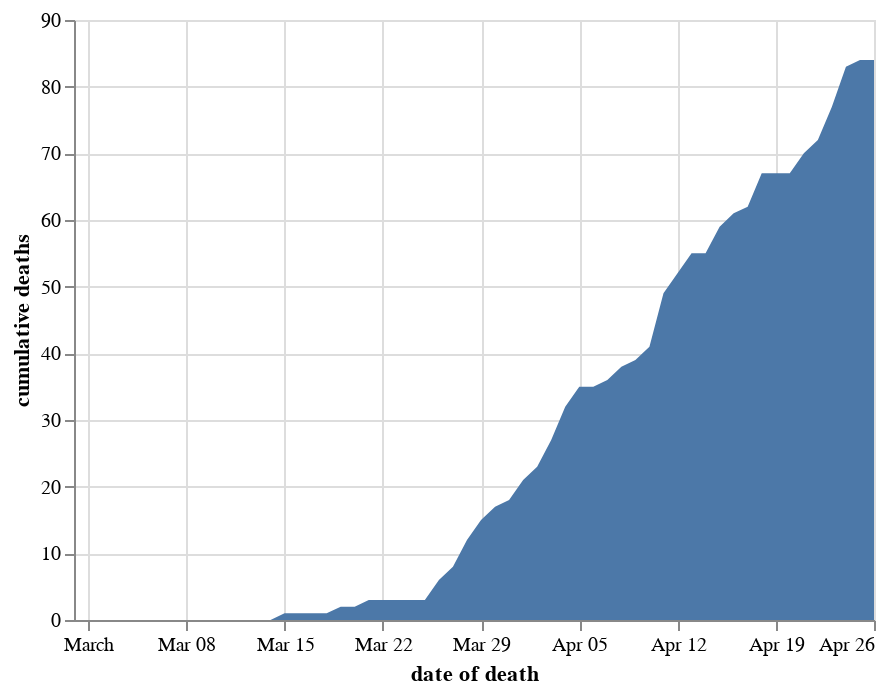

The notebook cell this image was saved under:
### Markdown cell above
### Cumulative

### Code cell
chart_dodds = chart_doddbt.copy()
chart_dodds = chart_dodds[chart_dodds.code.isin(trustcodes_shropshirestar)]
chart_dodds = chart_dodds.groupby(['date of death'], as_index=False)['cumulative deaths'].sum()
alt.Chart(chart_dodds).mark_area().encode(
    x='date of death',
    y='cumulative deaths'
)

### Figure 1 — Vega-Lite specification as saved in the notebook (floating-point values rounded to 4 significant figures)
{"config": {"view": {"continuousWidth": 400, "continuousHeight": 300}}, "data": {"name": "data-e60367220516525c0fdd2996c4f80108"}, "mark": "area", "encoding": {"x": {"type": "temporal", "field": "date of death"}, "y": {"type": "quantitative", "field": "cumulative deaths"}}, "$schema": "https://vega.github.io/schema/vega-lite/v4.8.1.json", "datasets": {"data-e60367220516525c0fdd2996c4f80108": [{"date of death": "2020-02-29T00:00:00", "cumulative deaths": 0}, {"date of death": "2020-03-01T00:00:00", "cumulative deaths": 0}, {"date of death": "2020-03-02T00:00:00", "cumulative deaths": 0}, {"date of death": "2020-03-03T00:00:00", "cumulative deaths": 0}, {"date of death": "2020-03-04T00:00:00", "cumulative deaths": 0}, {"date of death": "2020-03-05T00:00:00", "cumulative deaths": 0}, {"date of death": "2020-03-06T00:00:00", "cumulative deaths": 0}, {"date of death": "2020-03-07T00:00:00", "cumulative deaths": 0}, {"date of death": "2020-03-08T00:00:00", "cumulative deaths": 0}, {"date of death": "2020-03-09T00:00:00", "cumulative deaths": 0}, {"date of death": "2020-03-10T00:00:00", "cumulative deaths": 0}, {"date of death": "2020-03-11T00:00:00", "cumulative deaths": 0}, {"date of death": "2020-03-12T00:00:00", "cumulative deaths": 0}, {"date of death": "2020-03-13T00:00:00", "cumulative deaths": 0}, {"date of death": "2020-03-14T00:00:00", "cumulative deaths": 0}, {"date of death": "2020-03-15T00:00:00", "cumulative deaths": 1}, {"date of death": "2020-03-16T00:00:00", "cumulative deaths": 1}, {"date of death": "2020-03-17T00:00:00", "cumulative deaths": 1}, {"date of death": "2020-03-18T00:00:00", "cumulative deaths": 1}, {"date of death": "2020-03-19T00:00:00", "cumulative deaths": 2}, {"date of death": "2020-03-20T00:00:00", "cumulative deaths": 2}, {"date of death": "2020-03-21T00:00:00", "cumulative deaths": 3}, {"date of death": "2020-03-22T00:00:00", "cumulative deaths": 3}, {"date of death": "2020-03-23T00:00:00", "cumulative deaths": 3}, {"date of death": "2020-03-24T00:00:00", "cumulative deaths": 3}, {"date of death": "2020-03-25T00:00:00", "cumulative deaths": 3}, {"date of death": "2020-03-26T00:00:00", "cumulative deaths": 6}, {"date of death": "2020-03-27T00:00:00", "cumulative deaths": 8}, {"date of death": "2020-03-28T00:00:00", "cumulative deaths": 12}, {"date of death": "2020-03-29T00:00:00", "cumulative deaths": 15}, {"date of death": "2020-03-30T00:00:00", "cumulative deaths": 17}, {"date of death": "2020-03-31T00:00:00", "cumulative deaths": 18}, {"date of death": "2020-04-01T00:00:00", "cumulative deaths": 21}, {"date of death": "2020-04-02T00:00:00", "cumulative deaths": 23}, {"date of death": "2020-04-03T00:00:00", "cumulative deaths": 27}, {"date of death": "2020-04-04T00:00:00", "cumulative deaths": 32}, {"date of death": "2020-04-05T00:00:00", "cumulative deaths": 35}, {"date of death": "2020-04-06T00:00:00", "cumulative deaths": 35}, {"date of death": "2020-04-07T00:00:00", "cumulative deaths": 36}, {"date of death": "2020-04-08T00:00:00", "cumulative deaths": 38}, {"date of death": "2020-04-09T00:00:00", "cumulative deaths": 39}, {"date of death": "2020-04-10T00:00:00", "cumulative deaths": 41}, {"date of death": "2020-04-11T00:00:00", "cumulative deaths": 49}, {"date of death": "2020-04-12T00:00:00", "cumulative deaths": 52}, {"date of death": "2020-04-13T00:00:00", "cumulative deaths": 55}, {"date of death": "2020-04-14T00:00:00", "cumulative deaths": 55}, {"date of death": "2020-04-15T00:00:00", "cumulative deaths": 59}, {"date of death": "2020-04-16T00:00:00", "cumulative deaths": 61}, {"date of death": "2020-04-17T00:00:00", "cumulative deaths": 62}, {"date of death": "2020-04-18T00:00:00", "cumulative deaths": 67}, {"date of death": "2020-04-19T00:00:00", "cumulative deaths": 67}, {"date of death": "2020-04-20T00:00:00", "cumulative deaths": 67}, {"date of death": "2020-04-21T00:00:00", "cumulative deaths": 70}, {"date of death": "2020-04-22T00:00:00", "cumulative deaths": 72}, {"date of death": "2020-04-23T00:00:00", "cumulative deaths": 77}, {"date of death": "2020-04-24T00:00:00", "cumulative deaths": 83}, {"date of death": "2020-04-25T00:00:00", "cumulative deaths": 84}, {"date of death": "2020-04-26T00:00:00", "cumulative deaths": 84}]}}
